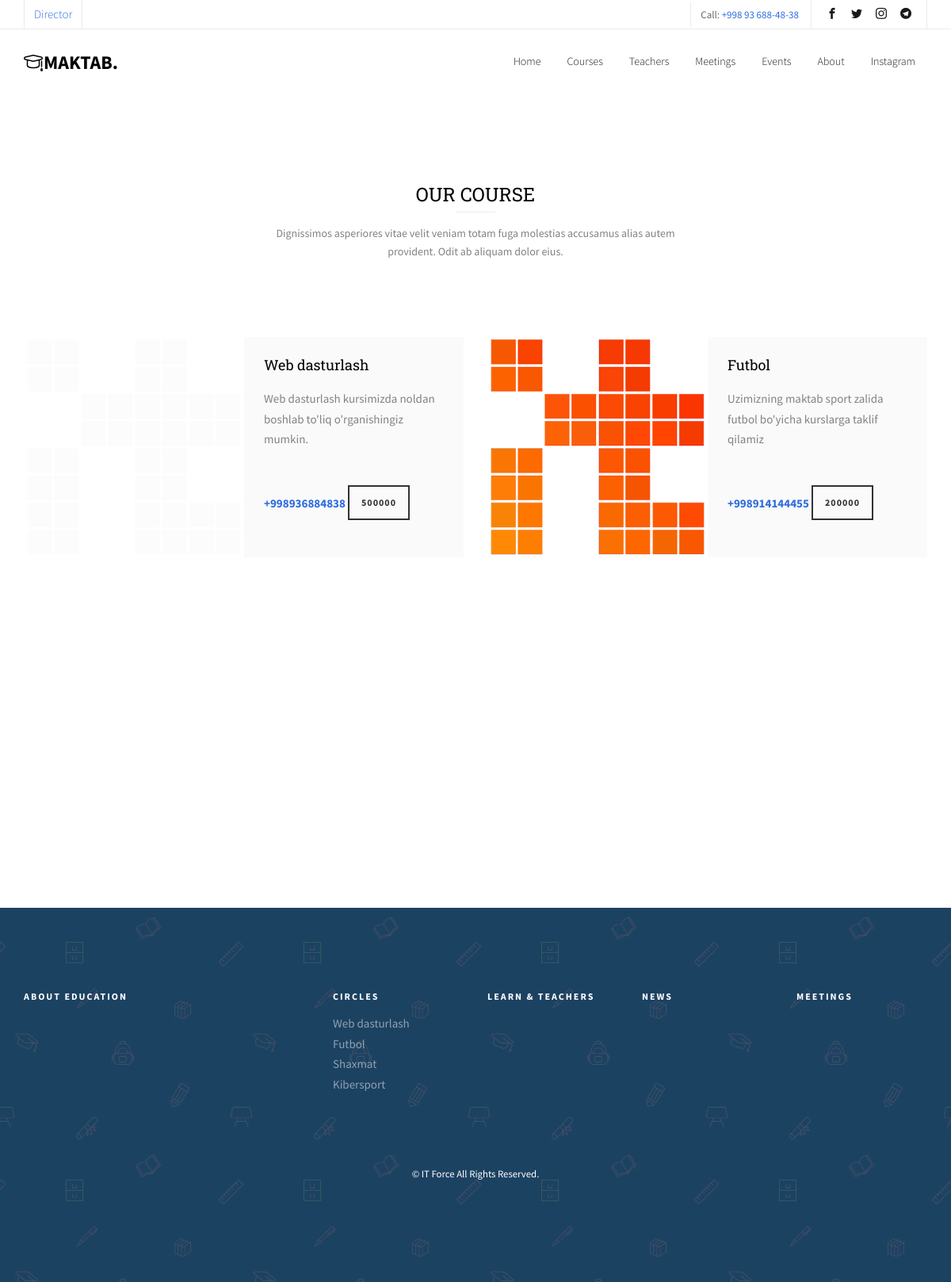
Page /circles/ on the committed database.
### blog/models.py (models this page shows)
class Circle(models.Model):
    title = models.CharField('Nomi', max_length=255)
    image = models.ImageField('Rasmi', blank=True, null=True)
    content = models.TextField('to\'garak haqida')
    phone = models.IntegerField('Tel raqami', default='+998 (99) 999-99-99')
    price = models.IntegerField('Narxi', null=True)
    date = models.DateTimeField('Sana', default=timezone.now)
    class Meta:
        verbose_name = 'circle'
        verbose_name_plural = 'circles'

### blog/views.py (the view)
# urls.py: path('circles/', views.circles, name='circles'),# + +
def circles(request):
    circles = Circle.objects.all()
    return render(request, 'circles.html', {'circles':circles})

### templates/circles.html (shortened to what this page needs)
{% extends 'base.html' %}
{% block content %}
<div id="fh5co-course">
    <div class="container">
        <div class="row animate-box">
            <div class="col-md-6 col-md-offset-3 text-center fh5co-heading">
                <h2>Our Course</h2>
                <p>Dignissimos asperiores vitae velit veniam totam fuga molestias accusamus alias autem provident. Odit ab aliquam dolor eius.</p>
            </div>
        </div>
        <div class="row">
            {% for circle in circles %}
            <div class="col-md-6 animate-box">
                <div class="course">
                    {% if circle.image.url != null %}
                    <img src="{{circle.image.url}}" alt="" class="course-img">
                    {% endif %}
                    <div class="desc">
                        <h3><a href="{% url 'circle' circle.id %}">{{circle.title}}</a></h3>
                        <p>{{circle.content}}</p>
                        <br>
                        <a href="tell: +{{circle.phone}}"><b>+{{circle.phone}}</b></a>
                        <span><a href="{% url 'circle' circle.id %}" class="btn btn-primary btn-sm btn-course">{{circle.price}}</a></span>
                    </div>
                </div>
            </div>
            {% endfor %}
        </div>
    </div>
</div>
{% endblock %}

### templates/base.html (shortened to what this page needs)
{% load static %}
<!DOCTYPE HTML>
<html>
	<head>
	<link rel="stylesheet" href="{% static 'css/animate.css' %}">
	<link rel="stylesheet" href="{% static 'css/icomoon.css' %}">
	<link rel="stylesheet" href="{% static 'css/bootstrap.css' %}">
	<link rel="stylesheet" href="{% static 'css/magnific-popup.css' %}">
	<link rel="stylesheet" href="{% static 'css/owl.carousel.min.css' %}">
	<link rel="stylesheet" href="{% static 'css/owl.theme.default.min.css' %}">
	<link rel="stylesheet" href="{% static 'css/flexslider.css' %}">
	<link rel="stylesheet" href="{% static 'css/pricing.css' %}">
	<link rel="stylesheet" href="{% static 'css/style.css' %}">
	</head>
	<body>
	<div id="page">
	<nav class="fh5co-nav" role="navigation">
		<div class="top">
			<div class="container">
				<div class="row">
					<div class="col-xs-12 text-right">
						<p class="site"><a href="{% url 'director' %}">Director</a></p>
						<p class="num">Call: <a href="Tel: +998 93 688-48-38">+998 93 688-48-38</a></p>
						<ul class="fh5co-social">
							<li><a href="#"><i class="icon-facebook2"></i></a></li>
							<li><a href="#"><i class="icon-twitter2"></i></a></li>
							<li><a href="#"><i class="icon-instagram"></i></a></li>
							<li><a href="#"><i class="icon-telegram"></i></a></li>
						</ul>
					</div>
				</div>
			</div>
		</div>
		<div class="top-menu">
			<div class="container">
				<div class="row">
					<div class="col-xs-2">
						<div id="fh5co-logo"><a href="{% url 'index' %}"><i class="icon-study"></i>Maktab<span>.</span></a></div>
					</div>
					<div class="col-xs-10 text-right menu-1">
						<ul>
							<li><a href="{% url 'index' %}">Home</a></li>
							<li><a href="{% url 'circles' %}">Courses</a></li>
							<li><a href="{% url 'teachers' %}">Teachers</a></li>
							<li><a href="{% url 'meetings' %}">Meetings</a></li>
							<li><a href="{% url 'events' %}">Events</a></li>
							<li><a href="{% url 'about' %}">About</a></li>
							<li><a href="https://www.instagram.com/shmuhammad701/">Instagram</a></li>
						</ul>
					</div>
				</div>
			</div>
		</div>
	</nav>
	{% block content %}
	{% endblock %}
	<footer id="fh5co-footer" role="contentinfo" style="background-image: url(/media/images/school.jpg);">
		<div class="overlay"></div>
		<div class="container">
			<div class="row row-pb-md">
				<div class="col-md-3 fh5co-widget">
					<h3>About Education</h3>
				</div>
				<div class="col-md-2 col-sm-4 col-xs-6 col-md-push-1 fh5co-widget">
					<h3>Circles</h3>
					<ul class="fh5co-footer-links">
						{% for circle in circles %}
						<li><a href="{% url 'circle' circle.id %}">{{circle.title}}</a></li>
						{% endfor %}
					</ul>
				</div>
				<div class="col-md-2 col-sm-4 col-xs-6 col-md-push-1 fh5co-widget">
					<h3>Learn &amp; Teachers</h3>
				</div>
				<div class="col-md-2 col-sm-4 col-xs-6 col-md-push-1 fh5co-widget">
					<h3>news</h3>
				</div>
				<div class="col-md-2 col-sm-4 col-xs-6 col-md-push-1 fh5co-widget">
					<h3>Meetings</h3>
				</div>
			</div>
			<div class="row copyright">
				<div class="col-md-12 text-center">
					<p>
						<small class="block">&copy; IT Force All Rights Reserved.</small>
					</p>
				</div>
			</div>
		</div>
	</footer>
	</div>
	</body>
</html>

### blog/static/css/icomoon.css (style rules this page uses)
[class^="icon-"], [class*=" icon-"] { font-family: 'icomoon' !important; speak: none; font-style: normal; font-weight: normal; font-variant: normal; text-transform: none; line-height: 1; -webkit-font-smoothing: antialiased; -moz-osx-font-smoothing: grayscale; }
.icon-study:before { content: "\e924"; }
.icon-facebook2:before { content: "\eac0"; }
.icon-instagram:before { content: "\eac2"; }
.icon-telegram:before { content: "\eac5"; }
.icon-twitter2:before { content: "\eac6"; }

### rows in the picture
Circle: image (picture), title "Web dasturlash", content "Web dasturlash kursimizda noldan boshlab to'liq o'rganishingiz mumkin.", phone "998936884838", price "500000"
Circle: image (picture), title "Futbol", content "Uzimizning maktab sport zalida futbol bo'yicha kurslarga taklif qilamiz", phone "998914144455", price "200000"
Circle: title "Shaxmat"
Circle: title "Kibersport"
